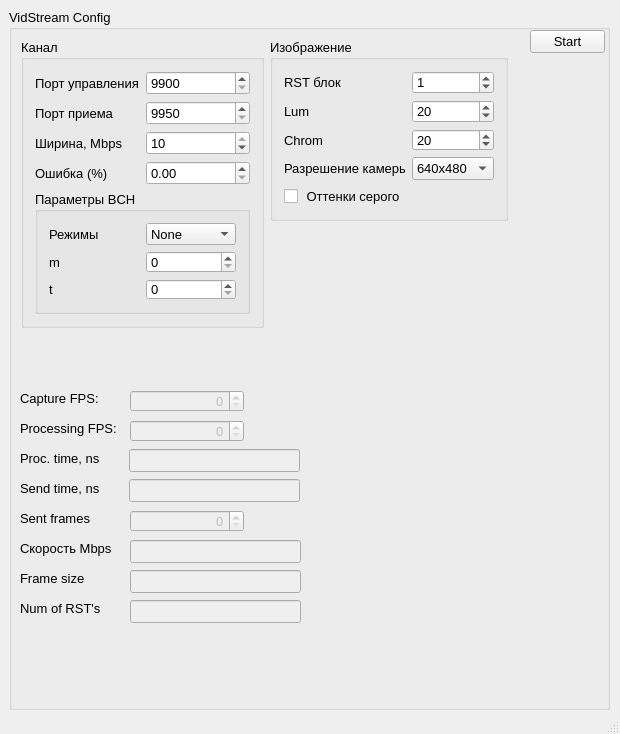
<?xml version="1.0" encoding="UTF-8"?>
<ui version="4.0">
 <class>MainWindow</class>
 <widget class="QMainWindow" name="MainWindow">
  <property name="geometry">
   <rect>
    <x>0</x>
    <y>0</y>
    <width>620</width>
    <height>734</height>
   </rect>
  </property>
  <property name="sizePolicy">
   <sizepolicy hsizetype="Expanding" vsizetype="Expanding">
    <horstretch>0</horstretch>
    <verstretch>0</verstretch>
   </sizepolicy>
  </property>
  <property name="minimumSize">
   <size>
    <width>620</width>
    <height>600</height>
   </size>
  </property>
  <property name="maximumSize">
   <size>
    <width>620</width>
    <height>800</height>
   </size>
  </property>
  <property name="font">
   <font>
    <family>Arial</family>
    <pointsize>10</pointsize>
   </font>
  </property>
  <property name="windowTitle">
   <string>VideoStream</string>
  </property>
  <widget class="QWidget" name="centralWidget">
   <widget class="QGroupBox" name="groupBox">
    <property name="geometry">
     <rect>
      <x>9</x>
      <y>9</y>
      <width>601</width>
      <height>701</height>
     </rect>
    </property>
    <property name="sizePolicy">
     <sizepolicy hsizetype="Expanding" vsizetype="Expanding">
      <horstretch>0</horstretch>
      <verstretch>0</verstretch>
     </sizepolicy>
    </property>
    <property name="title">
     <string>VidStream Config</string>
    </property>
    <widget class="QGroupBox" name="groupBox_2">
     <property name="geometry">
      <rect>
       <x>12</x>
       <y>30</y>
       <width>243</width>
       <height>289</height>
      </rect>
     </property>
     <property name="title">
      <string>Канал</string>
     </property>
     <layout class="QGridLayout" name="gridLayout_4">
      <item row="0" column="0">
       <widget class="QLabel" name="label">
        <property name="text">
         <string>Порт управления</string>
        </property>
       </widget>
      </item>
      <item row="0" column="1">
       <widget class="QSpinBox" name="spinBox_port_cmd">
        <property name="minimum">
         <number>9900</number>
        </property>
        <property name="maximum">
         <number>9949</number>
        </property>
        <property name="value">
         <number>9900</number>
        </property>
       </widget>
      </item>
      <item row="1" column="0">
       <widget class="QLabel" name="label_2">
        <property name="text">
         <string>Порт приема</string>
        </property>
       </widget>
      </item>
      <item row="1" column="1">
       <widget class="QSpinBox" name="spinBox_port_data">
        <property name="minimum">
         <number>9950</number>
        </property>
        <property name="maximum">
         <number>9999</number>
        </property>
        <property name="value">
         <number>9950</number>
        </property>
       </widget>
      </item>
      <item row="2" column="0">
       <widget class="QLabel" name="label_3">
        <property name="text">
         <string>Ширина, Mbps</string>
        </property>
       </widget>
      </item>
      <item row="3" column="0">
       <widget class="QLabel" name="label_4">
        <property name="text">
         <string>Ошибка (%)</string>
        </property>
       </widget>
      </item>
      <item row="4" column="0" colspan="2">
       <widget class="QGroupBox" name="groupBox_4">
        <property name="title">
         <string>Параметры BCH</string>
        </property>
        <layout class="QGridLayout" name="gridLayout_3">
         <item row="0" column="0">
          <widget class="QLabel" name="label_11">
           <property name="text">
            <string>Режимы</string>
           </property>
          </widget>
         </item>
         <item row="1" column="0">
          <widget class="QLabel" name="label_12">
           <property name="text">
            <string>m</string>
           </property>
          </widget>
         </item>
         <item row="0" column="1">
          <widget class="QComboBox" name="comboBox_bch_mode">
           <item>
            <property name="text">
             <string>None</string>
            </property>
           </item>
           <item>
            <property name="text">
             <string>5 : 3</string>
            </property>
           </item>
           <item>
            <property name="text">
             <string>5 : 1</string>
            </property>
           </item>
           <item>
            <property name="text">
             <string>7 : 1</string>
            </property>
           </item>
           <item>
            <property name="text">
             <string>15 : 1</string>
            </property>
           </item>
           <item>
            <property name="text">
             <string>Вручную</string>
            </property>
           </item>
          </widget>
         </item>
         <item row="1" column="1">
          <widget class="QSpinBox" name="spinBox_bch_m">
           <property name="minimum">
            <number>0</number>
           </property>
           <property name="maximum">
            <number>15</number>
           </property>
           <property name="value">
            <number>0</number>
           </property>
          </widget>
         </item>
         <item row="2" column="0">
          <widget class="QLabel" name="label_13">
           <property name="text">
            <string>t</string>
           </property>
          </widget>
         </item>
         <item row="2" column="1">
          <widget class="QSpinBox" name="spinBox_bch_t">
           <property name="maximum">
            <number>1000</number>
           </property>
           <property name="value">
            <number>0</number>
           </property>
          </widget>
         </item>
        </layout>
       </widget>
      </item>
      <item row="3" column="1">
       <widget class="QDoubleSpinBox" name="doubleSpinBox_error_persent">
        <property name="singleStep">
         <double>0.010000000000000</double>
        </property>
       </widget>
      </item>
      <item row="2" column="1">
       <widget class="QSpinBox" name="spinBox_bw">
        <property name="minimum">
         <number>0</number>
        </property>
        <property name="maximum">
         <number>10</number>
        </property>
        <property name="value">
         <number>10</number>
        </property>
       </widget>
      </item>
     </layout>
    </widget>
    <widget class="QGroupBox" name="groupBox_3">
     <property name="geometry">
      <rect>
       <x>261</x>
       <y>30</y>
       <width>238</width>
       <height>182</height>
      </rect>
     </property>
     <property name="title">
      <string>Изображение</string>
     </property>
     <layout class="QFormLayout" name="formLayout">
      <item row="0" column="0">
       <widget class="QLabel" name="label_5">
        <property name="text">
         <string>RST блок</string>
        </property>
       </widget>
      </item>
      <item row="0" column="1">
       <widget class="QSpinBox" name="spinBox_rst_num">
        <property name="minimum">
         <number>0</number>
        </property>
        <property name="maximum">
         <number>100</number>
        </property>
        <property name="value">
         <number>1</number>
        </property>
       </widget>
      </item>
      <item row="1" column="0">
       <widget class="QLabel" name="label_6">
        <property name="text">
         <string>Lum</string>
        </property>
       </widget>
      </item>
      <item row="1" column="1">
       <widget class="QSpinBox" name="spinBox_lum_quality">
        <property name="minimum">
         <number>0</number>
        </property>
        <property name="maximum">
         <number>100</number>
        </property>
        <property name="value">
         <number>20</number>
        </property>
       </widget>
      </item>
      <item row="2" column="0">
       <widget class="QLabel" name="label_9">
        <property name="text">
         <string>Chrom</string>
        </property>
       </widget>
      </item>
      <item row="2" column="1">
       <widget class="QSpinBox" name="spinBox_chrome_quality">
        <property name="minimum">
         <number>0</number>
        </property>
        <property name="maximum">
         <number>100</number>
        </property>
        <property name="value">
         <number>20</number>
        </property>
       </widget>
      </item>
      <item row="3" column="0">
       <widget class="QLabel" name="label_10">
        <property name="text">
         <string>Разрешение камеры</string>
        </property>
       </widget>
      </item>
      <item row="3" column="1">
       <widget class="QComboBox" name="comboBox_camera_resolution">
        <property name="currentIndex">
         <number>2</number>
        </property>
        <item>
         <property name="text">
          <string>1280x800</string>
         </property>
        </item>
        <item>
         <property name="text">
          <string>1024x780</string>
         </property>
        </item>
        <item>
         <property name="text">
          <string>640x480</string>
         </property>
        </item>
        <item>
         <property name="text">
          <string>320x240</string>
         </property>
        </item>
       </widget>
      </item>
      <item row="4" column="0">
       <widget class="QCheckBox" name="checkBox_is_gray">
        <property name="text">
         <string> Оттенки серого</string>
        </property>
       </widget>
      </item>
     </layout>
    </widget>
    <widget class="QLineEdit" name="lineEdit_send_time">
     <property name="enabled">
      <bool>false</bool>
     </property>
     <property name="geometry">
      <rect>
       <x>120</x>
       <y>470</y>
       <width>171</width>
       <height>23</height>
      </rect>
     </property>
    </widget>
    <widget class="QLineEdit" name="lineEdit_proc_time">
     <property name="enabled">
      <bool>false</bool>
     </property>
     <property name="geometry">
      <rect>
       <x>120</x>
       <y>440</y>
       <width>171</width>
       <height>23</height>
      </rect>
     </property>
    </widget>
   </widget>
   <widget class="QPushButton" name="pushButton_operate">
    <property name="geometry">
     <rect>
      <x>530</x>
      <y>30</y>
      <width>75</width>
      <height>23</height>
     </rect>
    </property>
    <property name="text">
     <string>Start</string>
    </property>
   </widget>
   <widget class="QLabel" name="label_7">
    <property name="geometry">
     <rect>
      <x>20</x>
      <y>390</y>
      <width>81</width>
      <height>16</height>
     </rect>
    </property>
    <property name="text">
     <string>Capture FPS:</string>
    </property>
   </widget>
   <widget class="QLabel" name="label_8">
    <property name="geometry">
     <rect>
      <x>20</x>
      <y>420</y>
      <width>111</width>
      <height>16</height>
     </rect>
    </property>
    <property name="text">
     <string>Processing FPS:</string>
    </property>
   </widget>
   <widget class="QLabel" name="label_14">
    <property name="geometry">
     <rect>
      <x>20</x>
      <y>450</y>
      <width>101</width>
      <height>16</height>
     </rect>
    </property>
    <property name="text">
     <string>Proc. time, ns</string>
    </property>
   </widget>
   <widget class="QLabel" name="label_15">
    <property name="geometry">
     <rect>
      <x>20</x>
      <y>480</y>
      <width>101</width>
      <height>16</height>
     </rect>
    </property>
    <property name="text">
     <string>Send time, ns</string>
    </property>
   </widget>
   <widget class="QSpinBox" name="spinBox_cap_fps">
    <property name="enabled">
     <bool>false</bool>
    </property>
    <property name="geometry">
     <rect>
      <x>130</x>
      <y>390</y>
      <width>114</width>
      <height>22</height>
     </rect>
    </property>
    <property name="alignment">
     <set>Qt::AlignRight|Qt::AlignTrailing|Qt::AlignVCenter</set>
    </property>
    <property name="minimum">
     <number>0</number>
    </property>
    <property name="maximum">
     <number>9000</number>
    </property>
    <property name="value">
     <number>0</number>
    </property>
   </widget>
   <widget class="QSpinBox" name="spinBox_proc_fps">
    <property name="enabled">
     <bool>false</bool>
    </property>
    <property name="geometry">
     <rect>
      <x>130</x>
      <y>420</y>
      <width>114</width>
      <height>22</height>
     </rect>
    </property>
    <property name="alignment">
     <set>Qt::AlignRight|Qt::AlignTrailing|Qt::AlignVCenter</set>
    </property>
    <property name="minimum">
     <number>0</number>
    </property>
    <property name="maximum">
     <number>9000</number>
    </property>
    <property name="value">
     <number>0</number>
    </property>
   </widget>
   <widget class="QSpinBox" name="spinBox_sent_frames">
    <property name="enabled">
     <bool>false</bool>
    </property>
    <property name="geometry">
     <rect>
      <x>130</x>
      <y>510</y>
      <width>114</width>
      <height>22</height>
     </rect>
    </property>
    <property name="alignment">
     <set>Qt::AlignRight|Qt::AlignTrailing|Qt::AlignVCenter</set>
    </property>
    <property name="minimum">
     <number>0</number>
    </property>
    <property name="maximum">
     <number>9000</number>
    </property>
    <property name="value">
     <number>0</number>
    </property>
   </widget>
   <widget class="QLabel" name="label_16">
    <property name="geometry">
     <rect>
      <x>20</x>
      <y>510</y>
      <width>101</width>
      <height>16</height>
     </rect>
    </property>
    <property name="text">
     <string>Sent frames</string>
    </property>
   </widget>
   <widget class="QLabel" name="label_17">
    <property name="geometry">
     <rect>
      <x>20</x>
      <y>540</y>
      <width>101</width>
      <height>16</height>
     </rect>
    </property>
    <property name="text">
     <string>Скорость Mbps</string>
    </property>
   </widget>
   <widget class="QLineEdit" name="lineEdit_sent_bytes">
    <property name="enabled">
     <bool>false</bool>
    </property>
    <property name="geometry">
     <rect>
      <x>130</x>
      <y>540</y>
      <width>171</width>
      <height>23</height>
     </rect>
    </property>
    <property name="styleSheet">
     <string notr="true"/>
    </property>
   </widget>
   <widget class="QLabel" name="label_18">
    <property name="geometry">
     <rect>
      <x>20</x>
      <y>570</y>
      <width>101</width>
      <height>16</height>
     </rect>
    </property>
    <property name="text">
     <string>Frame size</string>
    </property>
   </widget>
   <widget class="QLineEdit" name="lineEdit_frame_size">
    <property name="enabled">
     <bool>false</bool>
    </property>
    <property name="geometry">
     <rect>
      <x>130</x>
      <y>570</y>
      <width>171</width>
      <height>23</height>
     </rect>
    </property>
   </widget>
   <widget class="QLabel" name="label_19">
    <property name="geometry">
     <rect>
      <x>20</x>
      <y>600</y>
      <width>101</width>
      <height>16</height>
     </rect>
    </property>
    <property name="text">
     <string>Num of RST's</string>
    </property>
   </widget>
   <widget class="QLineEdit" name="lineEdit_num_rst">
    <property name="enabled">
     <bool>false</bool>
    </property>
    <property name="geometry">
     <rect>
      <x>130</x>
      <y>600</y>
      <width>171</width>
      <height>23</height>
     </rect>
    </property>
   </widget>
  </widget>
  <widget class="QStatusBar" name="statusBar"/>
 </widget>
 <layoutdefault spacing="6" margin="11"/>
 <resources/>
 <connections/>
</ui>
